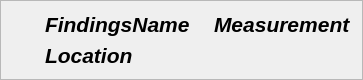
<?xml version="1.0" encoding="UTF-8"?>
<ui version="4.0">
 <class>Frame</class>
 <widget class="QFrame" name="Frame">
  <property name="geometry">
   <rect>
    <x>0</x>
    <y>0</y>
    <width>363</width>
    <height>77</height>
   </rect>
  </property>
  <property name="windowTitle">
   <string>Frame</string>
  </property>
  <property name="frameShape">
   <enum>QFrame::StyledPanel</enum>
  </property>
  <property name="frameShadow">
   <enum>QFrame::Raised</enum>
  </property>
  <layout class="QHBoxLayout" name="horizontalLayout">
   <item>
    <layout class="QGridLayout" name="gridLayout">
     <property name="sizeConstraint">
      <enum>QLayout::SetDefaultConstraint</enum>
     </property>
     <item row="0" column="0" rowspan="2">
      <widget class="QLabel" name="measurementTypeLabel">
       <property name="text">
        <string/>
       </property>
      </widget>
     </item>
     <item row="1" column="2">
      <widget class="QLabel" name="locationLabel">
       <property name="font">
        <font>
         <pointsize>16</pointsize>
         <weight>75</weight>
         <italic>true</italic>
         <bold>true</bold>
        </font>
       </property>
       <property name="text">
        <string>Location</string>
       </property>
      </widget>
     </item>
     <item row="0" column="4">
      <widget class="QLabel" name="measurementLabel">
       <property name="font">
        <font>
         <pointsize>16</pointsize>
         <weight>75</weight>
         <italic>true</italic>
         <bold>true</bold>
        </font>
       </property>
       <property name="text">
        <string>Measurement</string>
       </property>
      </widget>
     </item>
     <item row="0" column="2">
      <widget class="QLabel" name="findingNameLabel">
       <property name="font">
        <font>
         <pointsize>16</pointsize>
         <weight>75</weight>
         <italic>true</italic>
         <bold>true</bold>
        </font>
       </property>
       <property name="text">
        <string>FindingsName</string>
       </property>
      </widget>
     </item>
     <item row="0" column="3">
      <spacer name="horizontalSpacer_2">
       <property name="orientation">
        <enum>Qt::Horizontal</enum>
       </property>
       <property name="sizeHint" stdset="0">
        <size>
         <width>40</width>
         <height>20</height>
        </size>
       </property>
      </spacer>
     </item>
     <item row="0" column="1">
      <spacer name="horizontalSpacer">
       <property name="orientation">
        <enum>Qt::Horizontal</enum>
       </property>
       <property name="sizeType">
        <enum>QSizePolicy::Fixed</enum>
       </property>
       <property name="sizeHint" stdset="0">
        <size>
         <width>20</width>
         <height>20</height>
        </size>
       </property>
      </spacer>
     </item>
    </layout>
   </item>
  </layout>
 </widget>
 <resources/>
 <connections/>
</ui>
